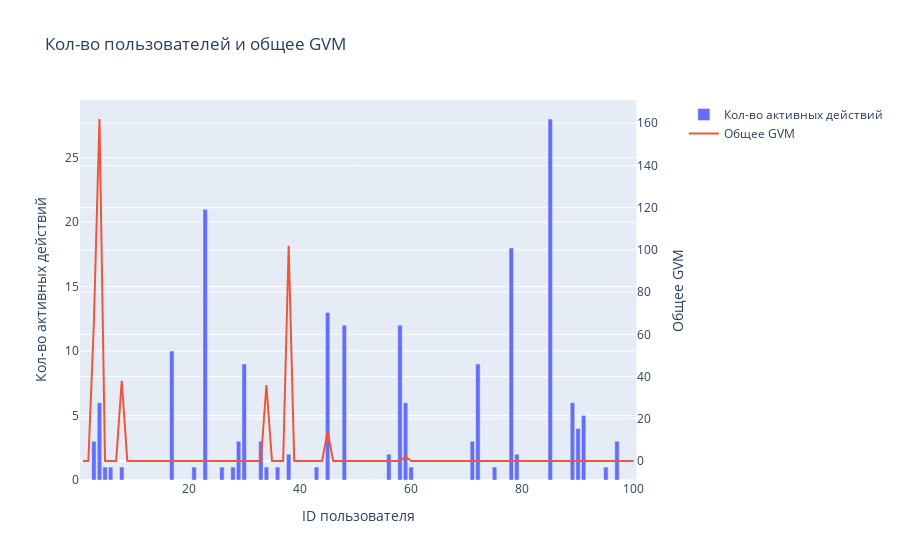

Source (notebook cell):
### Code cell
from plotly.subplots import make_subplots
fig = make_subplots(specs=[[{"secondary_y": True}]])

fig.add_trace(go.Bar(x=graph_blue['hid'], y=graph_blue['Blue_activity_count'], name='Кол-во активных действий'), secondary_y=False)

fig.add_trace(go.Scatter(x=graph_blue['hid'], y=graph_blue['Blue_gmv_total'], mode='lines', name='Общее GVM'), secondary_y=True)

fig.update_layout(
    title='Кол-во пользователей и общее GVM',
    xaxis_title='ID пользователя',
    yaxis=dict(title='Кол-во активных действий'),
    yaxis2=dict(title='Общее GVM', overlaying='y', side='right')
)

fig.show()

### Figure 1 — Plotly figure (JSON) as saved in the notebook; plotly's stock layout.template omitted (floating-point values rounded to 4 significant figures)
{"data": [{"name": "Кол-во активных действий", "type": "bar", "x": [1, 2, 3, 4, 5, 6, 7, 8, 9, 10, 11, 12, 13, 14, 15, 16, 17, 18, 19, 20, 21, 22, 23, 24, 25, 26, 27, 28, 29, 30, 31, 32, 33, 34, 35, 36, 37, 38, 39, 40, 41, 42, 43, 44, 45, 46, 47, 48, 49, 50, 51, 52, 53, 54, 55, 56, 57, 58, 59, 60, 61, 62, 63, 64, 65, 66, 67, 68, 69, 70, 71, 72, 73, 74, 75, 76, 77, 78, 79, 80, 81, 82, 83, 84, 85, 86, 87, 88, 89, 90, 91, 92, 93, 94, 95, 96, 97, 98, 99, 100], "xaxis": "x", "y": [0, 0, 3, 6, 1, 1, 0, 1, 0, 0, 0, 0, 0, 0, 0, 0, 10, 0, 0, 0, 1, 0, 21, 0, 0, 1, 0, 1, 3, 9, 0, 0, 3, 1, 0, 1, 0, 2, 0, 0, 0, 0, 1, 0, 13, 0, 0, 12, 0, 0, 0, 0, 0, 0, 0, 2, 0, 12, 6, 1, 0, 0, 0, 0, 0, 0, 0, 0, 0, 0, 3, 9, 0, 0, 1, 0, 0, 18, 2, 0, 0, 0, 0, 0, 28, 0, 0, 0, 6, 4, 5, 0, 0, 0, 1, 0, 3, 0, 0, 0], "yaxis": "y"}, {"mode": "lines", "name": "Общее GVM", "type": "scatter", "x": [1, 2, 3, 4, 5, 6, 7, 8, 9, 10, 11, 12, 13, 14, 15, 16, 17, 18, 19, 20, 21, 22, 23, 24, 25, 26, 27, 28, 29, 30, 31, 32, 33, 34, 35, 36, 37, 38, 39, 40, 41, 42, 43, 44, 45, 46, 47, 48, 49, 50, 51, 52, 53, 54, 55, 56, 57, 58, 59, 60, 61, 62, 63, 64, 65, 66, 67, 68, 69, 70, 71, 72, 73, 74, 75, 76, 77, 78, 79, 80, 81, 82, 83, 84, 85, 86, 87, 88, 89, 90, 91, 92, 93, 94, 95, 96, 97, 98, 99, 100], "xaxis": "x", "y": [0, 0, 66, 162, 0, 0, 0, 38, 0, 0, 0, 0, 0, 0, 0, 0, 0, 0, 0, 0, 0, 0, 0, 0, 0, 0, 0, 0, 0, 0, 0, 0, 0, 36, 0, 0, 0, 102, 0, 0, 0, 0, 0, 0, 14, 0, 0, 0, 0, 0, 0, 0, 0, 0, 0, 0, 0, 0, 2, 0, 0, 0, 0, 0, 0, 0, 0, 0, 0, 0, 0, 0, 0, 0, 0, 0, 0, 0, 0, 0, 0, 0, 0, 0, 0, 0, 0, 0, 0, 0, 0, 0, 0, 0, 0, 0, 0, 0, 0, 0], "yaxis": "y2"}], "layout": {"title": {"text": "Кол-во пользователей и общее GVM"}, "xaxis": {"anchor": "y", "domain": [0, 0.94], "title": {"text": "ID пользователя"}}, "yaxis": {"anchor": "x", "domain": [0, 1], "title": {"text": "Кол-во активных действий"}}, "yaxis2": {"anchor": "x", "overlaying": "y", "side": "right", "title": {"text": "Общее GVM"}}}}
